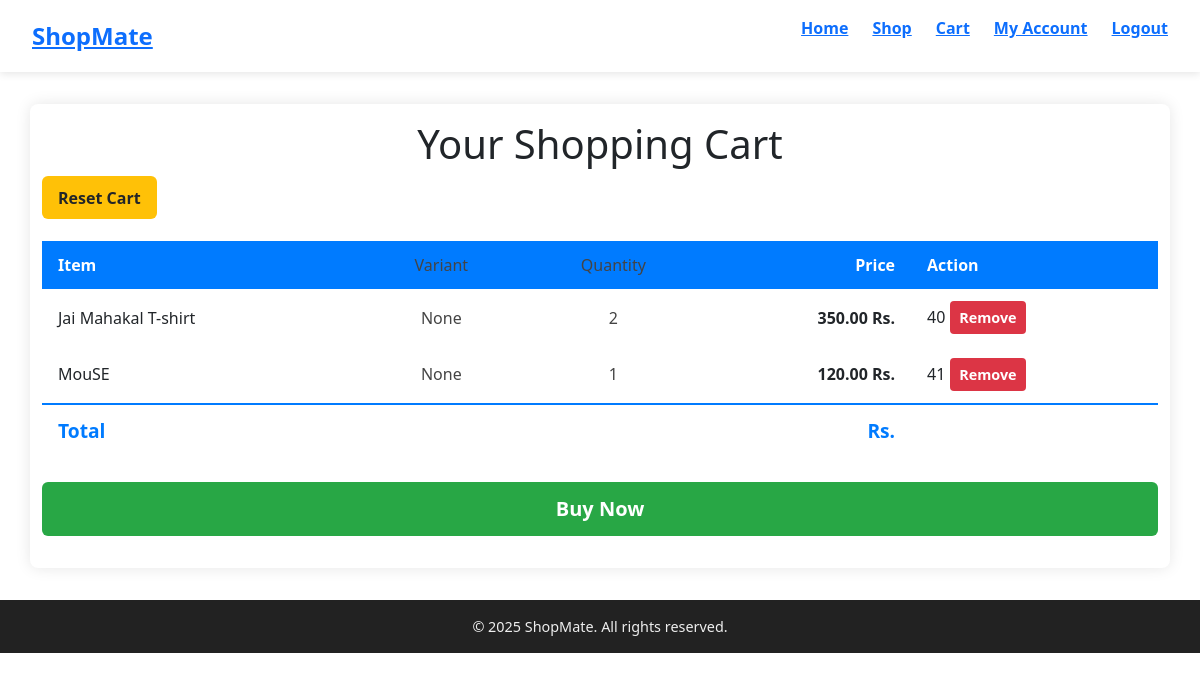
The app's page /cart (signed in) with its own data.
### ecommstore/models.py (models this page shows)
class CartItem(models.Model):
    user = models.ForeignKey(User, on_delete=models.CASCADE)
    product = models.ForeignKey(Product, on_delete=models.CASCADE)
    variant = models.ForeignKey(ProductVariant, on_delete=models.SET_NULL, null=True, blank=True)
    quantity = models.PositiveIntegerField(default=1)
    price = models.PositiveIntegerField(default=1)
    added_at = models.DateTimeField(auto_now_add=True)
    updated_at = models.DateTimeField(auto_now=True)
    class Meta:
        unique_together = ('user', 'product', 'variant')  # Prevent duplicate items in cart
    def __str__(self):
        return f"{self.quantity}x {self.product.name} for {self.user.username}"

class Product(models.Model):
    product_code = models.CharField(max_length=12,primary_key=True)
    name = models.CharField(max_length=200)
    description = models.TextField()
    image = models.ImageField(upload_to = 'static', blank=True, null=True)
    price = models.DecimalField(max_digits=12,decimal_places=2)
    stock = models.IntegerField()
    specification = models.JSONField(null=True)
    termsnconditions = models.JSONField(null=True)
    created_date = models.DateTimeField(auto_now_add=True)
    desc1 = models.TextField(null=True)
    image1 = models.ImageField(upload_to = 'static', blank=True, null=True)
    image2 = models.ImageField(upload_to = 'static', blank=True, null=True)
    image3 = models.ImageField(upload_to = 'static', blank=True, null=True)
    def __str__(self):
        return self.name

### ecommstore/views.py (the view)
# urls.py: path('cart',views.cart,name="cart"),
def cart(request):
    cart_items = {}
    i=0
    final_cart_items = CartItem.objects.filter(user=request.user)
    cartlength = len(final_cart_items)
    for i in range(0,cartlength):
        cart_items[i] = final_cart_items[i]
    print(cart_items)
    return render(request,'ecommstore/templates/cartdetail.html',{'cart_items':cart_items.items()})

### ecommstore/templates/ecommstore/templates/cartdetail.html (shortened to what this page needs)
{% extends 'base.html' %}
{% block body %}
    <div class="container">
        <h1>Your Shopping Cart</h1>
        {% if cart_items %}
        <div class="clearfix">
            <form method="POST" action="{% url 'resetCart' %}" style="display:inline-block;">
                <button type="submit" class="reset-cart-btn">Reset Cart</button>
            </form>
        </div>
        <table>
            <thead>
                <tr>
                    <th>Item</th>
                    <th class="variant">Variant</th>
                    <th class="quantity">Quantity</th>
                    <th class="price">Price</th>
                    <th>Action</th>
                </tr>
            </thead>
            <tbody>
                {% for key, value in cart_items %}
                <tr>
                    <td>{{ value.product }}</td>
                    <td class="variant">{{ value.variant }}</td>
                    <td class="quantity">{{ value.quantity }}</td>
                    <td class="price">{{ value.price|floatformat:2 }} Rs.</td>
                    <td>
                        <form method="POST" action="{% url 'delToCartAct' value.id %}">
                            <input type="hidden" name="item_id" value="{{ value.id }}" />{{ value.id }}
                            <button type="submit" class="remove-btn">Remove</button>
                        </form>
                    </td>
                </tr>
                {% endfor %}
                <tr class="total-row">
                    <td colspan="3">Total</td>
                    <td class="price">Rs. {{ total_price|floatformat:2 }}</td>
                    <td></td>
                </tr>
            </tbody>
        </table>
        <form method="POST" action="">
            <button type="submit" class="buy-now-btn">Buy Now</button>
        </form>
        {% else %}
        <p class="empty-cart">Your cart is empty.</p>
        {% endif %}
    </div>
{% endblock %}

### records on screen
CartItem: product "Jai Mahakal T-shirt", variant "None", quantity "2", price "350.00", id "40"
CartItem: product "MouSE", variant "None", quantity "1", price "120.00", id "41"
